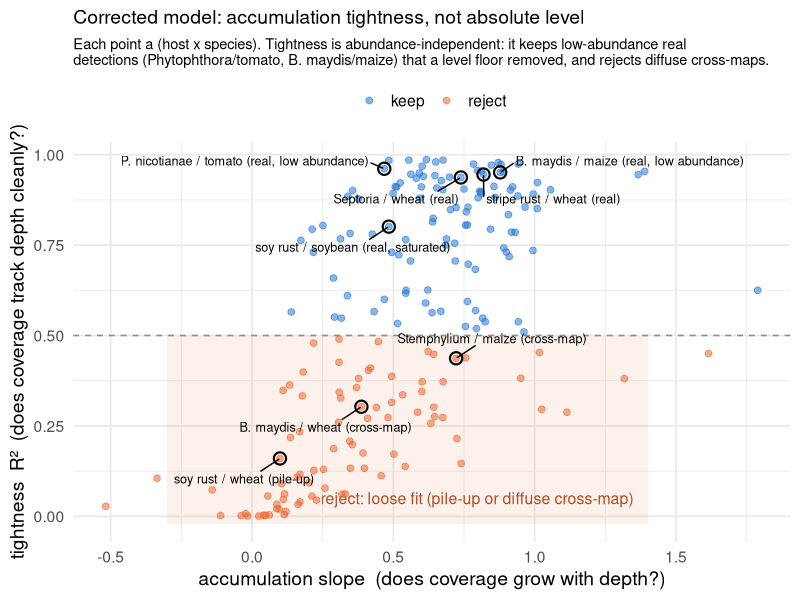

The R source for this figure:
# tightness.R — the corrected model: accumulation tightness (R2) vs slope.
#
# Replaces the level x slope model. Level (absolute distinct k-mers) unfairly removed
# low-abundance real detections. Tightness (R2 of log distinct ~ log reads) does not:
# it measures whether coverage tracks depth cleanly, independent of how much there is.
# Real = tight (high R2); pile-up = flat/scattered (low R2); cross-map = diffuse (low R2).
#
# Input: kraken/assign/figures/tightness.tsv   Output: tightness.png

library(ggplot2)
d <- read.delim("kraken/assign/figures/tightness.tsv", sep = "\t", check.names = FALSE)
R_CUT <- 0.5
d$verdict <- ifelse(d$r2 >= R_CUT & d$slope > 0, "keep", "reject")

lab <- c("Puccinia striiformis|Triticum aestivum|stripe rust / wheat (real)",
         "Zymoseptoria tritici|Triticum aestivum|Septoria / wheat (real)",
         "Phakopsora pachyrhizi|Glycine max|soy rust / soybean (real, saturated)",
         "Bipolaris maydis|Zea mays|B. maydis / maize (real, low abundance)",
         "Phytophthora nicotianae|Solanum lycopersicum|P. nicotianae / tomato (real, low abundance)",
         "Phakopsora pachyrhizi|Triticum aestivum|soy rust / wheat (pile-up)",
         "Stemphylium lycopersici|Zea mays|Stemphylium / maize (cross-map)",
         "Bipolaris maydis|Triticum aestivum|B. maydis / wheat (cross-map)")
lm <- do.call(rbind, lapply(strsplit(lab, "\\|"), function(x)
  data.frame(species = x[1], host = x[2], tag = x[3])))
key <- merge(d, lm, by = c("species","host"))

p <- ggplot(d, aes(slope, r2)) +
  annotate("rect", xmin = -0.3, xmax = 1.4, ymin = -0.02, ymax = R_CUT,
           fill = "#eb6834", alpha = 0.09) +
  annotate("text", x = 1.35, y = 0.05, hjust = 1, size = 4, colour = "#b3491e",
           label = "reject: loose fit (pile-up or diffuse cross-map)") +
  geom_hline(yintercept = R_CUT, linetype = "dashed", colour = "grey55") +
  geom_point(aes(colour = verdict), size = 2, alpha = 0.55) +
  geom_point(data = key, shape = 21, size = 3.4, stroke = 1.1, fill = NA, colour = "black") +
  ggrepel::geom_text_repel(data = key, aes(label = tag), size = 3.2,
                           box.padding = 0.7, min.segment.length = 0, seed = 3, max.overlaps = 20) +
  scale_colour_manual(values = c(keep = "#2a78d6", reject = "#eb6834"), name = NULL) +
  labs(x = "accumulation slope  (does coverage grow with depth?)",
       y = "tightness  R²  (does coverage track depth cleanly?)",
       title = "Corrected model: accumulation tightness, not absolute level",
       subtitle = "Each point a (host x species). Tightness is abundance-independent: it keeps low-abundance real\ndetections (Phytophthora/tomato, B. maydis/maize) that a level floor removed, and rejects diffuse cross-maps.") +
  theme_minimal(base_size = 14) +
  theme(panel.background = element_rect(fill = "white", colour = NA),
        plot.background = element_rect(fill = "white", colour = NA),
        legend.position = "top", plot.title = element_text(size = 14),
        plot.subtitle = element_text(size = 10.5))

ggsave("kraken/assign/figures/tightness.png", p, width = 12, height = 8,
       dpi = 200, bg = "white", device = ragg::agg_png)
cat("wrote tightness.png\n")
